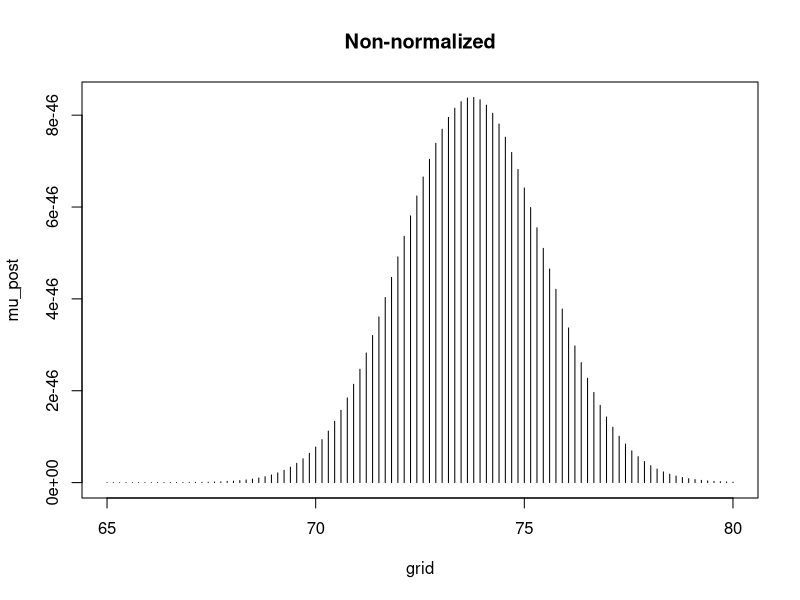
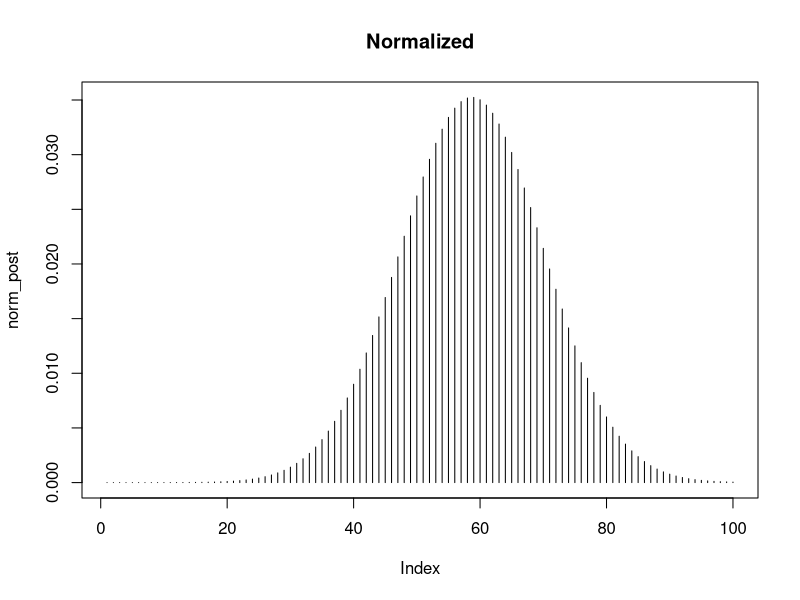
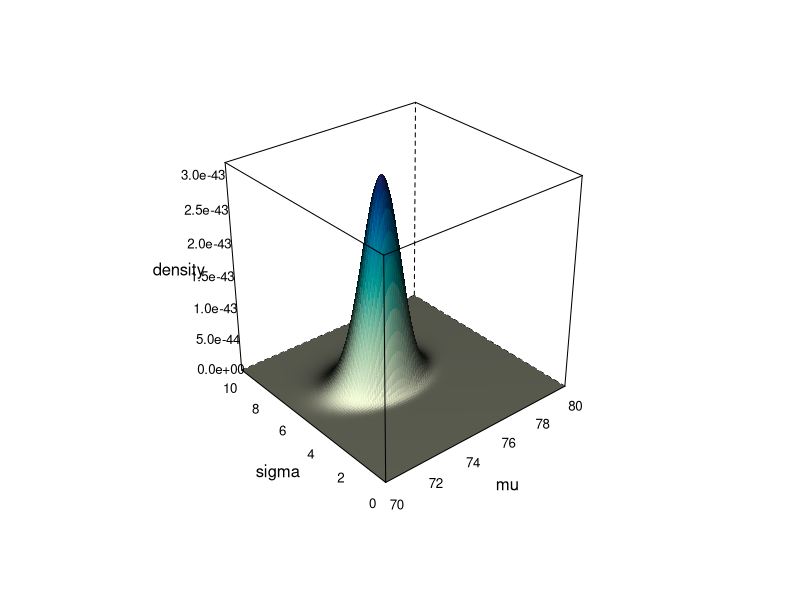
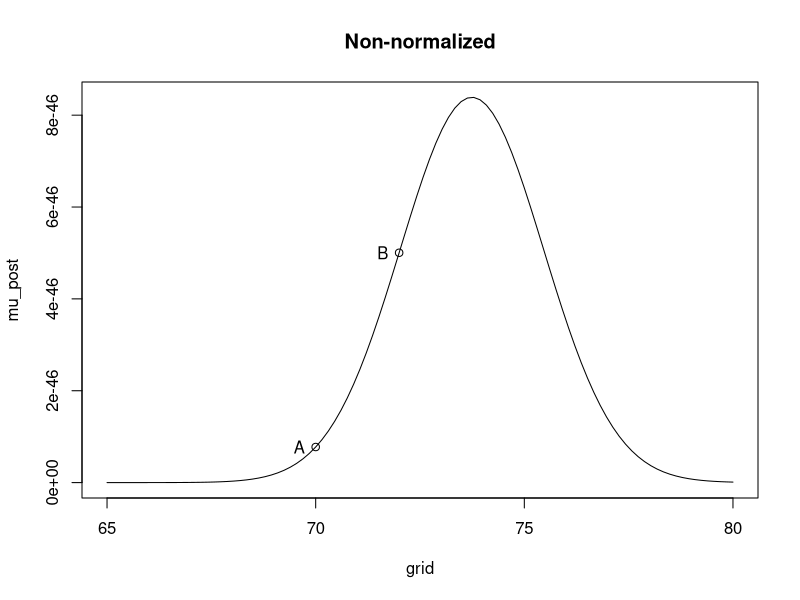
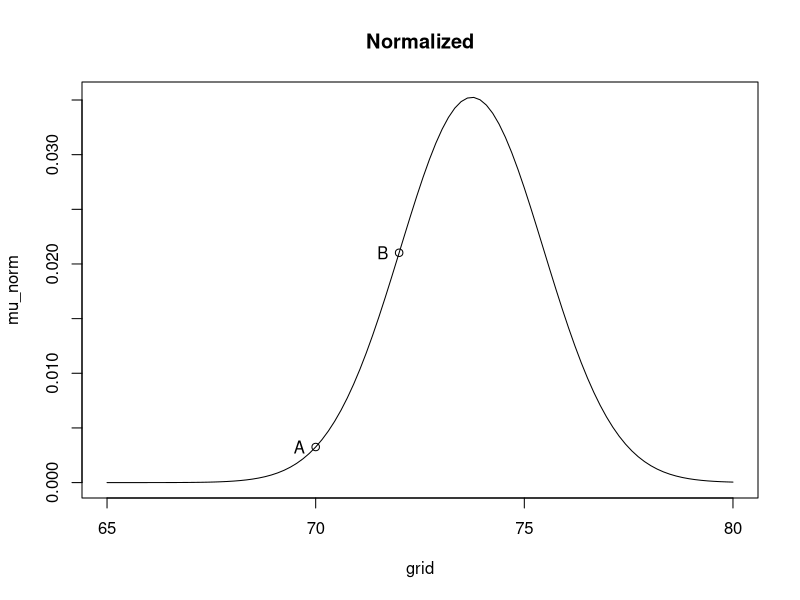
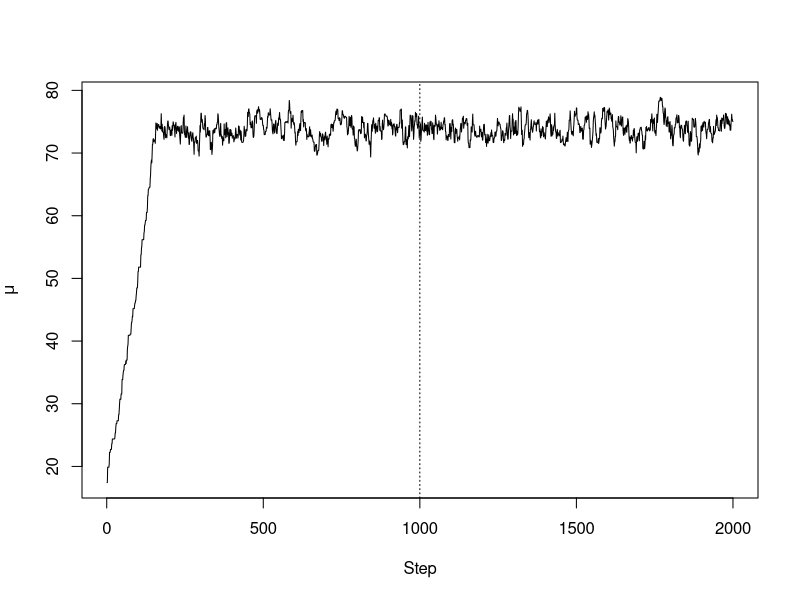
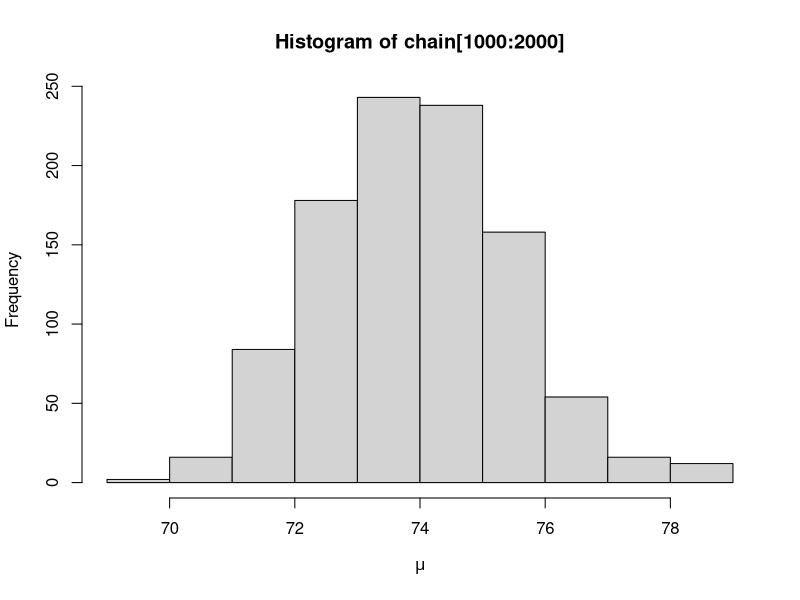
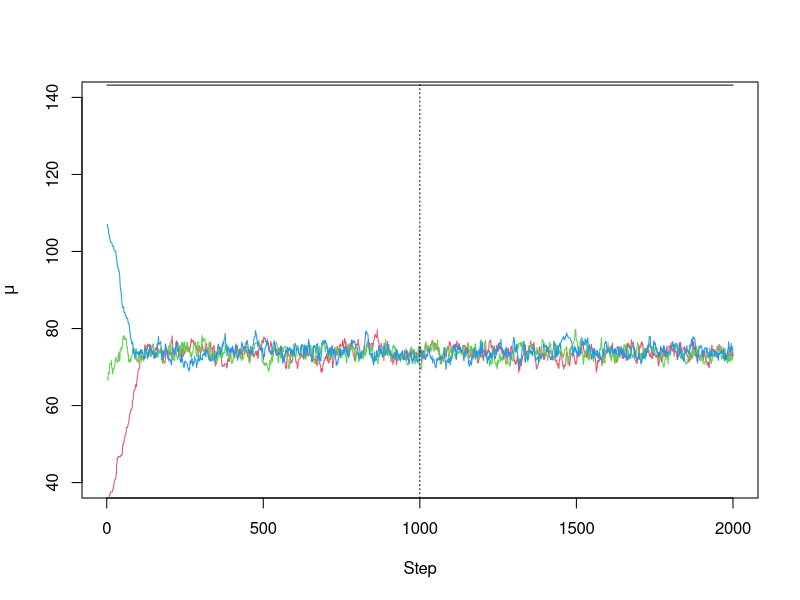

Here is the R script that generated these plots, in order:
## ---- chunk 1
library(ggplot2)
## ---- chunk 2
## Data
set.seed(235)
x <-  rnorm(30, 74, 5 )
x
set.seed(NULL)

## Search grid along possible mu values
grid <- seq(65, 80, length.out = 100 )


non_normalized <- function(x, gridpoint) {
    ## Mu obtains value at searchgrid
    mu <- gridpoint
    ## Prior
    prior <- dnorm(mu, 70, 5)
    ## Likelihood
    lik <- exp(sum(dnorm(x, mu, 10, log = TRUE) ))
    ## obtain likelihood x prior
    numerator <- lik * prior
    ## return non-normalized density
    return(numerator)
}

mu_post <- NA
for(i in 1:100 ) {
    mu_post[i] <- non_normalized(x, gridpoint = grid[i] )
}

#pdf(file = "../figure/grid1.pdf", width = 6, height = 4)
plot(grid, mu_post, type =  'h', main =  "Non-normalized")
#dev.off()

grid[which(mu_post == max(mu_post))]
## ---- chunk 3
sum(mu_post)

sum( mu_post/sum(mu_post ))

## normalize posterior
norm_post <- mu_post/sum(mu_post)
plot(norm_post, type = 'h', main = "Normalized")
sum(norm_post )
## ---- chunk 4
## Mean
sum( grid * norm_post )
## ---- chunk 5
## Expand grid search to 3d
## sigma is unknown too

non_normalized2 <- function(x, gridpoint_mu, gridpoint_sigma) {
    ## Mu obtains value at searchgrid
    mu <- gridpoint_mu
    sigma <- gridpoint_sigma
    ## Prior
    prior_mu <- dnorm(mu, 70, 5)
    ## gamma prior: mean is given as shape\rate; mode as (shape-1)/rate
    prior_sigma <- dgamma(sigma, 4, 1)   
    ## Likelihood
    lik <- exp(sum(dnorm(x, mu, sigma, log = TRUE) ))
    ## obtain likelihood x prior
    numerator <- lik * prior_mu * prior_sigma
    ## return non-normalized density
    return(numerator)
}


## Search grid along possible mu values
grid_mu <- seq(70, 80, length.out = 100 )
grid_sigma <- seq(0, 10, length.out = 100 )

## Create gridplane
gridplane <- expand.grid(grid_mu, grid_sigma ) 


for(i in seq_len(nrow(gridplane)) ) {
    gridplane[i,3] <- non_normalized2(x, gridpoint_mu = gridplane[i,1], gridpoint_sigma = gridplane[i,2] )
}

head( gridplane )

library( lattice )
names(gridplane ) <- c('mu', 'sigma', 'density' )

#pdf(file = "../figure/grid3d.pdf", height =  6, width = 5)
wireframe( density ~ mu * sigma, data = gridplane, scales=list(arrows=FALSE), shade =  TRUE,
          par.settings = list(axis.line = list(col = 'transparent')))
#dev.off( )
## ---- chunk 6
## Search grid along possible mu values
grid <- seq(65, 80, length.out = 100 )
mu_post <- NA

for(i in 1:100 ) {
    mu_post[i] <- non_normalized(x, gridpoint = grid[i] )
}

#pdf(file = "../figure/nonnorm.pdf", height = 6, width = 6 )
plot(grid, mu_post, type =  'l', main =  "Non-normalized")
points(70, non_normalized(x, gridpoint = 70 ))
text(70, non_normalized(x, gridpoint = 70 ), label =  'A', adj = 2)

points(72, non_normalized(x, gridpoint = 72 ))
text(72, non_normalized(x, gridpoint = 72 ), label =  'B', adj = 2)
#dev.off( )

## ratio
r <- non_normalized(x, gridpoint = 70 ) / non_normalized(x, gridpoint = 72 )
r
## ---- chunk 7
den <- sum(  mu_post )
mu_norm <- mu_post/den

#pdf(file = "../figure/normalize.pdf", height = 6, width = 6 )
plot(grid, mu_norm, type =  'l', main =  "Normalized")
points(70, non_normalized(x, gridpoint = 70 )/den)
text(70, non_normalized(x, gridpoint = 70 )/den, label =  'A', adj = 2)

points(72, non_normalized(x, gridpoint = 72 )/den)
text(72, non_normalized(x, gridpoint = 72 )/den, label =  'B', adj = 2)
#dev.off( )

## ratio
rn <- (non_normalized(x, gridpoint = 70 )/den) / (non_normalized(x, gridpoint = 72 )/den)
rn; r
## ---- chunk 8

chain <- NA

## step 1
theta_0 <-  runif(1, 0, 100)
theta_0

chain_length <- 2000

for(i in seq_len(chain_length ) ) {
    stepsize <- 1
    step <-  rnorm(1, 0, stepsize)
    theta_c <- theta_0 + step
    ## ratio
    r <- non_normalized(x, gridpoint = theta_c )/non_normalized(x, gridpoint = theta_0 )
    ## accept proposal if r >= 1 or r > runif(0,1)
    if(r >= 1) {theta_0 <- theta_c} else {
                                      if(r > runif(1,0,1)) theta_0 <- theta_c
                                  }
    chain[i] <- theta_0
}




#pdf(file = "../figure/rwm.pdf", height = 5, width =  4)
plot(chain, type =  'l' , ylab =  expression(mu ), xlab =  "Step")
abline(v = 1000, lty = 3)
#dev.off()

#pdf(file = "../figure/rwm_h.pdf" , height = 5, width =  4)
hist(chain[1000:2000], xlab =  expression(mu ))
#dev.off()

mean(chain[1000:2000])
sd(chain[1000:2000] )


## Repeat with multiple chains
metropolis <- function(data, stepsize =  1, iterations = 2000, chains = 4 ) {
    x <- data
    x
    ## Number of chains
    samp_val <- array(NA, dim = c(iterations, chains))
    ## Number of iterations
    chain_length <- iterations
    ## Chain
    for(k in 1:chains) {
    ## Metropolis Algorithm:
        ## step 1: Start chain
        theta_0 <-  runif(1, 25, 150)
        ## 
        for(i in seq_len(chain_length ) ) {
            step <-  rnorm(1, 0, stepsize)
            theta_c <- theta_0 + step
            ## ratio
            r <- non_normalized(x, gridpoint = theta_c )/non_normalized(x, gridpoint = theta_0 )
            if(is.na(r )) r <- 0
            ## accept proposal if r = 1 or runif(0,1)>r
            if(r >= 1) {theta_0 <- theta_c} else {
                                              if(r > runif(1,0,1)) theta_0 <- theta_c
                                          }
            samp_val[i,k] <- theta_0
        }
    }
    return(samp_val )
}

mod1 <- metropolis(data = x, stepsize =  1)
head(mod1)

#pdf(file = "../figure/rwm4.pdf", height = 5, width =  4)
plot(mod1[,1], type =  'l', ylim =  c(40,140) , ylab =  expression(mu ), xlab =  "Step")
for (i in 2:ncol(mod1)) {
  lines(mod1[, i], col = i)
}
abline(v = 1000, lty = 3)
#dev.off( )


mean(mod1[1000:2000,])
sd(mod1[1000:2000,] )

#pdf(file = "../figure/rwm_d.pdf" , height = 5, width =  4)
plot(density(mod1[1000:2000,] ) ,xlab =  expression(mu ))
#dev.off( )
## ---- chunk 9
metropolis_hastings <- function(data, stepsize_mu =  1, stepsize_sig =  1, iterations = 2000, chains = 4 ) {
    x <- data
    ## Number of chains
    samp_val_mu <- array(NA, dim = c(iterations, chains))
    samp_val_sig <- array(NA, dim = c(iterations, chains))
    ## Number of iterations
    chain_length <- iterations
    ## Chain
    for(k in 1:chains) {
    ## Metropolis Hastings Algorithm:
        ## step 1: Start chain
        theta_0 <-  runif(1, 50, 100)
        sig_0 <- runif(1, 0.001, 10 )
        ## 
        for(i in seq_len(chain_length ) ) {
            ## Generate Proposals:
            ## mean
            step_mu <-  rnorm(1, 0, stepsize_mu)
            theta_c <- theta_0 + step_mu
            ## variance
            ## mean of log-normal defined as mean(rlnorm(10000, (log(2) - stepsize^2/2), stepsize))
            sig_c <- rlnorm(1, (log(sig_0) - stepsize_sig^2/2), stepsize_sig)
            ##
            ## ratio
            r <- (non_normalized2(x, gridpoint_mu = theta_c, gridpoint_sigma = sig_c) /
              non_normalized2(x, gridpoint_mu = theta_0, gridpoint_sigma = sig_0))  *
                (exp(dnorm(theta_0, theta_c, stepsize_mu, log = TRUE) + dlnorm(sig_0, sig_c, stepsize_sig, log = TRUE)) /
                 exp(dnorm(theta_c, theta_0, stepsize_mu, log = TRUE) + dlnorm(sig_c, sig_0, stepsize_sig, log = TRUE)))
            ##
            if(is.na( r )) r <- 0
            ##
            ## accept proposal if r >= 1 or r > runif(0,1)
            if(r >= 1) {
                theta_0 <- theta_c
                sig_0 <- sig_c
            } else { if(r > runif(1,0,1)) {
                         theta_0 <- theta_c
                         sig_0 <- sig_c
                     }
            }
            ## Store values in chain
            samp_val_mu[i,k] <- theta_0
            samp_val_sig[i,k] <- sig_0
        }
    }
    return(
        list(samp_val_mu, samp_val_sig)
    )
}

sampled <- metropolis_hastings(x, stepsize_mu = 1, stepsize_sig = 1, iteration = 15000)

#pdf(file = "../figure/MHmu.pdf", width = 4, height =  5)
plot(sampled[[1]][,1], type =  'l', ylim =  c(50, 120 ), main =  "Mean")
for( i in 2:ncol(sampled[[1]]) ) {
    lines(sampled[[1]][,i], col =  i )
}
#dev.off()

#pdf(file = "../figure/MHsigma.pdf", width = 4, height =  5)
plot(sampled[[1]][,1], type =  'l', ylim =  c(0, 20 ), main = "Sigma")
for( i in 2:ncol(sampled[[2]]) ) {
    lines(sampled[[2]][,i], col =  i )
}
#dev.off()

#pdf(file = "../figure/MHsigma2.pdf", width = 5.5, height =  5)
niter <- nrow(sampled[[2]])
plot(density( sampled[[2]][(niter/2):niter,] ), ylab =  "Density", xlab = expression(sigma ), main =  "Density Plot with quantiles at 5%, 50%, and 90%" )
qtl <- quantile(sampled[[2]][(niter/2):niter,], probs = c(.05, .5, .95 ))
qtl
abline(v =  qtl[1], lty =  3); abline(v =  qtl[2] , lty =  2); abline(v =  qtl[3] , lty =  3) 
text(qtl[1], 0, label =  round(qtl[1], 2), adj = 1)
text(qtl[2], 0, label =  round(qtl[2], 2))
text(qtl[3], 0, label =  round(qtl[3], 2), adj = 0)
#dev.off()

#pdf(file = "../figure/MH2.pdf", width = 5.5, height =  5)
plot( sampled[[1]][,1], sampled[[2]][,1], type =  'l',
     xlim =  c(min(sampled[[1]]), max(sampled[[1]]) ),
     ylim =  c(min(sampled[[2]]), max(sampled[[2]]) ),
     xlab =  expression(hat(mu)), 
     ylab =  expression(hat(sigma)),
     main =  "Metropolis-Hastings", col = '#34ff1280') 
lines( sampled[[1]][,2], sampled[[2]][,2], col =  '#640f1260')
lines( sampled[[1]][,3], sampled[[2]][,3], col =  '#10302560')
lines( sampled[[1]][,4], sampled[[2]][,4], col =  '#5050ff60')
#dev.off( )
## ---- chunk 10
sampled <- metropolis_hastings(x, stepsize_mu = 1, stepsize_sig = 1, iteration = 15000)

#pdf(file = "../figure/good.pdf", width = 4, height =  5)

plot(sampled[[1]][,1], type =  'l', ylim =  c(50, 120 ), main =  "Mean")
for( i in 2:ncol(sampled[[1]]) ) {
    lines(sampled[[1]][,i], col =  i )
}

#dev.off()



chain_length <- nrow( sampled[[1]] )
chain_length

## Only chains after burn-in
samp_mu <- sampled[[1]][(chain_length/2):chain_length,]
var(samp_mu[,3])

## Within chains variance
## Obtain sample variance and average across all chains
W <- mean( apply(samp_mu, 2, var ) )
W

## Between chains variance
## This is already divding the estimate by n, hence, no need to do B/n in the Rhat equation
B <- var( colMeans( samp_mu ) )
B

n <- nrow(samp_mu )
n

## Rhat
Rhat <- sqrt( ( ((n-1)*W/n) + B ) / W )
round(Rhat, 3)


################################
## Split Chains
################################
## Newer version: As per BDA3
## Split Rhat (as in stan)
kept_chain <- nrow( samp_mu )-1
kept_chain

stan_samp <- cbind(samp_mu[1:(kept_chain/2), ], samp_mu[(kept_chain/2 + 1):kept_chain,])
head(stan_samp)

W <- mean( apply(stan_samp, 2, var ) )
## Between chains variance
B <- var( colMeans( stan_samp ) )
n <- nrow(stan_samp )

## Rhat
## The correction (n-1)/n takes into account warm-up phase
Rhat <- sqrt( ( ((n-1)*W/n) + B ) / W )
Rhat


## library(rstan )
## model <- '
## data {
##  vector[30] x;
## }
## parameters {
##  real mu;
##  real sigma;
## }
## model {
##  mu ~ normal(70, 10);
##  sigma ~ gamma(4,1);
##  x ~ normal(mu, sigma);
## }
## '

## X <- list(x = x )

## fitted <- stan(model_code = model, data = X, iter =  1000)
## print(fitted)

## ---- chunk 11
## Effective sample size n_eff is computed on split chains after warm-up is discarded

T <- kept_chain
T

m <- ncol( stan_samp ) ## cf Gelman et al; BDA3, p 284
m

varest <- ( ((n-1)*W/n) + (B/n) ) 
varest

## Illustrate for a single chain

sumr <- 1
i <- 0
while(sumr > 0 ) {
    i <- i + 1
    r1 <- acf(stan_samp[,1], plot =  FALSE , lag.max =  i-1)$acf
    r2 <- acf(stan_samp[,1], plot =  FALSE , lag.max =  i)$acf
    sumr <- c(r1)[i]+c(r2)[i+1]
}

sumr
i

## Single chain
m1 <- 1

n_eff <- m1*T / (1 + 2*sum(sum(r1)) )

n_eff
## ---- chunk 12
x

## reuse our posterior from conjugate for ease 
posterior_mu <- function( sigma, pr_mu, pr_sigma, n, x) {
    loc <- 1/( 1/pr_sigma^2 + n/sigma^2  )*( pr_mu / pr_sigma^2 + sum(x )/sigma^2)
    scl <- sqrt( (1/pr_sigma^2 + n/sigma^2 )^(-1) )
    mu <- rnorm(1, loc, scl)
    return( mu )
}

posterior_sigma <- function( mu, pr_a, pr_b, n, x) {
    a <- pr_a + n/2
    b <- sqrt( pr_b + sum((x - mean(x))^2)/2 )
    sigma <-  1/rgamma(1, a, b) 
    return( sigma )
}


gibbs <- function(data, iterations = 2000, chains = 4 ) {
    x <- data
    ## starting values
    mu_c <- matrix(rnorm(chains, 70, 10 ), nrow =  iterations, ncol =  chains, byrow = TRUE)
    sigma_c <- matrix(rgamma(chains, 4, 1), nrow = iterations, ncol = chains, byrow =  TRUE)

    for( k in seq_len(chains ) ) {
        for( i in 2:iterations ) {
            ## determine order, mu first or sigma first
            order <- sample(2, 1)
            ## step 2 and 3
            if(order == 1) {
                mu_c[i,k] <- posterior_mu(sigma =  sigma_c[i-1,k], pr_mu = 70, pr_sigma = 5, n =  length(x), x =  x)
                sigma_c[i,k] <- posterior_sigma(mu = mu_c[i,k], pr_a = 4, pr_b = 1, length(x), x =  x )
            } else {
                sigma_c[i,k] <- posterior_sigma(mu = mu_c[i-1,k], pr_a = 4, pr_b = 1, length(x), x =  x )
                mu_c[i,k] <- posterior_mu(sigma =  sigma_c[i,k], pr_mu = 70, pr_sigma = 5, n =  length(x), x =  x)
            }
        }
    }
    return(list(mu_c, sigma_c ) )
}

sampled <- gibbs(data = x,  iterations = 1000 )

niter <- nrow(sampled[[2]])
plot(density( sampled[[2]][(niter/2):niter,] ), ylab =  "Density", xlab = expression(sigma ), main =  "Density Plot with quantiles at 5%, 50%, and 90%" )
qtl <- quantile(sampled[[2]][(niter/2):niter,], probs = c(.05, .5, .95 ))
qtl
abline(v =  qtl[1], lty =  3); abline(v =  qtl[2] , lty =  2); abline(v =  qtl[3] , lty =  3) 
text(qtl[1], 0, label =  round(qtl[1], 2), adj = 1)
text(qtl[2], 0, label =  round(qtl[2], 2))
text(qtl[3], 0, label =  round(qtl[3], 2), adj = 0)

#pdf(file = "../figure/gibbs.pdf", width =  6, height =  4)
plot( sampled[[1]][,1], sampled[[2]][,1], type =  'l',
     xlim =  c(min(sampled[[1]]), max(sampled[[1]]) ),
     ylim =  c(min(sampled[[2]]), max(sampled[[2]]) ),
     xlab =  expression(hat(mu)), 
     ylab =  expression(hat(sigma)),
     main =  "Gibbs") 
lines( sampled[[1]][,2], sampled[[2]][,2], col =  2)
lines( sampled[[1]][,3], sampled[[2]][,3], col =  3)
lines( sampled[[1]][,4], sampled[[2]][,4], col =  4)
#dev.off( )

acf(sampled[[1]][,1] )
## Not the best idea to use conjugate distributions for illustration as this restults in independent sampling 
